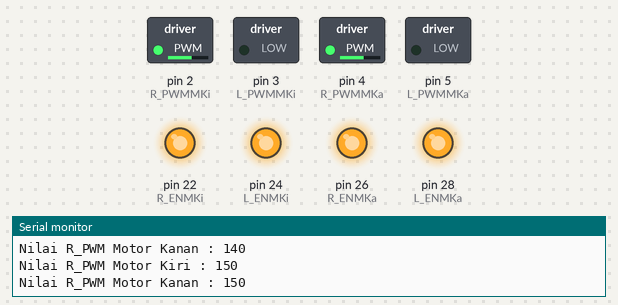
Recording of a sketch running on a simulated Arduino Mega 2560, built with avr-gcc and run on an emulated ATmega2560. On the bench: switched loads named in the sketch (green lamp = pin HIGH), output pins drawn as LEDs (lit = HIGH), the last lines printed to the serial monitor.

Above: at 3.88 s.
At 7.9 s:
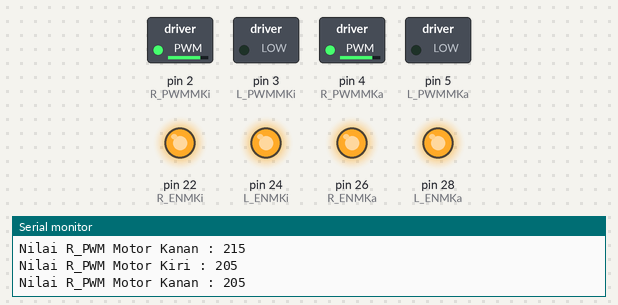
At 12.8 s:
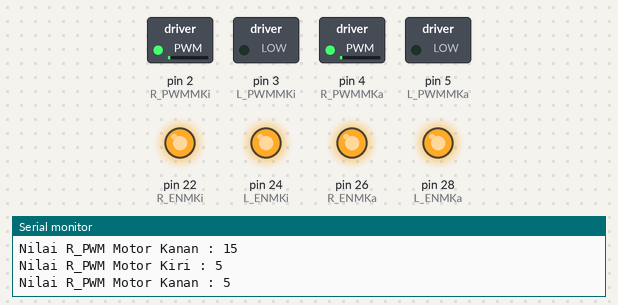
At 19.43 s:
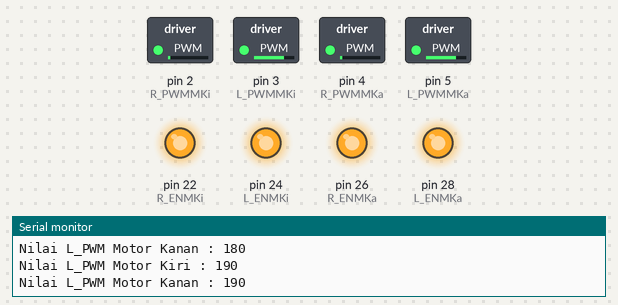
At 26.2 s:
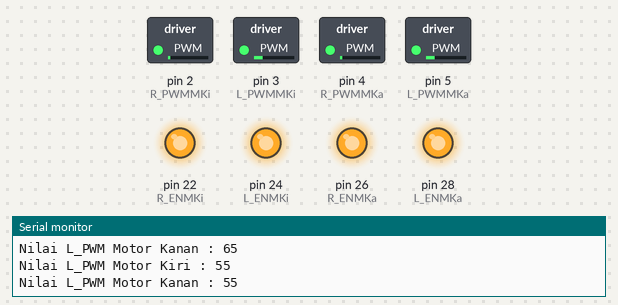
At 39.73 s:
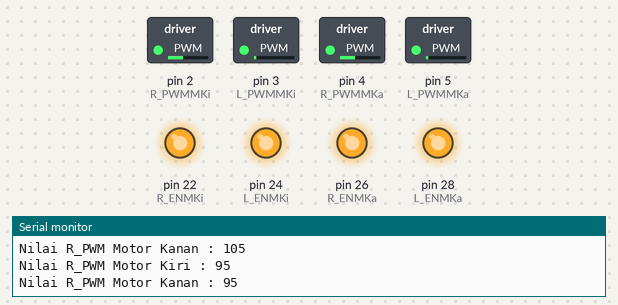
Timing chart, 0 to 40.0 s (numbered marks = the images above):
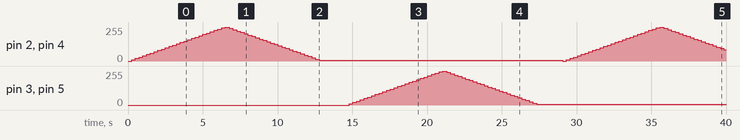

The sketch:

TesDriverMotor.ino
```cpp
//Variabel Pin PWM
int R_PWMMKi = 2; //PWM Kanan Motor Kiri
int R_ENMKi = 22; //Enable Kanan Motor Kiri
int L_PWMMKi = 3; //PWM Kiri Motor Kiri
int L_ENMKi = 24; //Enable Kanan Motor Kiri
int R_PWMMKa = 4; //PWM Kanan Motor Kanan
int R_ENMKa = 26; //Enable Kanan Motor Kanan
int L_PWMMKa = 5; //PWM Kiri Motor Kanan
int L_ENMKa = 28; //Enable Kanan Motor Kanan

void setup() {
  // put your setup code here, to run once:
  Serial.begin(57600);
  pinMode(R_ENMKi, OUTPUT);
  pinMode(R_PWMMKi, OUTPUT);
  pinMode(L_ENMKi, OUTPUT);
  pinMode(L_PWMMKi, OUTPUT);
  pinMode(R_ENMKa, OUTPUT);
  pinMode(R_PWMMKa, OUTPUT);
  pinMode(L_ENMKa, OUTPUT);
  pinMode(L_PWMMKa, OUTPUT);
  digitalWrite(R_ENMKi, HIGH);
  digitalWrite(L_ENMKi, HIGH);
  digitalWrite(R_ENMKa, HIGH);
  digitalWrite(L_ENMKa, HIGH);
}

void loop() {
  // put your main code here, to run repeatedly:
  for(int i=0; i<=255; i=i+10){
    analogWrite(R_PWMMKi, i);
    analogWrite(R_PWMMKa, i);
    Serial.print("Nilai R_PWM Motor Kiri : ");
    Serial.println(i);
    Serial.print("Nilai R_PWM Motor Kanan : ");
    Serial.println(i);
    delay(250);
  }
  for(int i=255; i>=0; i=i-10){
    analogWrite(R_PWMMKi, i);
    analogWrite(R_PWMMKa, i);
    Serial.print("Nilai R_PWM Motor Kiri : ");
    Serial.println(i);
    Serial.print("Nilai R_PWM Motor Kanan : ");
    Serial.println(i);
    delay(250);
  }
  delay(1500);
    for(int i=0; i<=255; i=i+10){
    analogWrite(L_PWMMKi, i);
    analogWrite(L_PWMMKa, i);
    Serial.print("Nilai L_PWM Motor Kiri : ");
    Serial.println(i);
    Serial.print("Nilai L_PWM Motor Kanan : ");
    Serial.println(i);
    delay(250);
  }
  for(int i=255; i>=0; i=i-10){
    analogWrite(L_PWMMKi, i);
    analogWrite(L_PWMMKa, i);
    Serial.print("Nilai L_PWM Motor Kiri : ");
    Serial.println(i);
    Serial.print("Nilai L_PWM Motor Kanan : ");
    Serial.println(i);
    delay(250);
  }
  delay(1500);
}
```

Measured:
- by itself, pin 3 (L_PWMMKi), pin 5 (L_PWMMKa): rises from 0/255 to 255/255 in 6.3 s, then falls to 5/255 in 6.3 s
